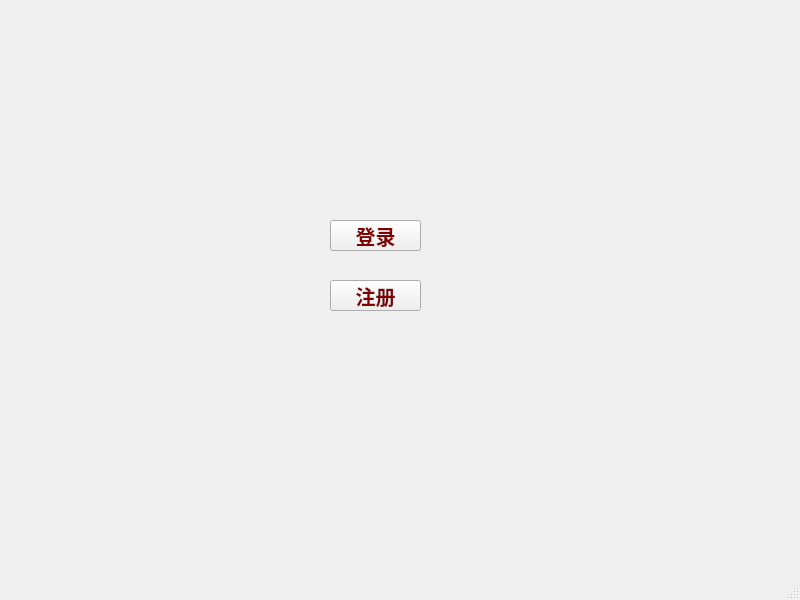
<?xml version="1.0" encoding="UTF-8"?>
<ui version="4.0">
 <class>MainWindow</class>
 <widget class="QMainWindow" name="MainWindow">
  <property name="geometry">
   <rect>
    <x>0</x>
    <y>0</y>
    <width>800</width>
    <height>600</height>
   </rect>
  </property>
  <property name="windowTitle">
   <string>MainWindow</string>
  </property>
  <widget class="QWidget" name="centralwidget">
   <widget class="QPushButton" name="sign_in_button">
    <property name="geometry">
     <rect>
      <x>330</x>
      <y>220</y>
      <width>91</width>
      <height>31</height>
     </rect>
    </property>
    <property name="styleSheet">
     <string notr="true">
font: &quot;黑体&quot;;
font-size: 15pt;
font-weight: bold;
color: #800000; </string>
    </property>
    <property name="text">
     <string>登录</string>
    </property>
   </widget>
   <widget class="QPushButton" name="register_button">
    <property name="geometry">
     <rect>
      <x>330</x>
      <y>280</y>
      <width>91</width>
      <height>31</height>
     </rect>
    </property>
    <property name="styleSheet">
     <string notr="true">font: &quot;黑体&quot;;
font-size: 15pt;
font-weight: bold;
color: #800000; </string>
    </property>
    <property name="text">
     <string>注册</string>
    </property>
   </widget>
  </widget>
  <widget class="QMenuBar" name="menubar">
   <property name="geometry">
    <rect>
     <x>0</x>
     <y>0</y>
     <width>800</width>
     <height>17</height>
    </rect>
   </property>
  </widget>
  <widget class="QStatusBar" name="statusbar"/>
 </widget>
 <resources/>
 <connections/>
</ui>
